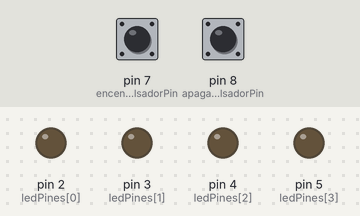
The sketch below on a simulated Arduino Uno, built with avr-gcc and run on an emulated ATmega328P. Parts: output pins drawn as LEDs (lit = HIGH). The inputs (shaded band) are chosen by the test bench; at power-on: pin 7 (encenderPulsadorPin) HIGH, pin 8 (apagarPulsadorPin) HIGH.

Above: at 1.2 s.
1.3 s: pin 7 (encenderPulsadorPin) pulled LOW for 0.15 s
At 3.6 s:
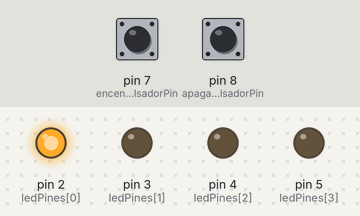
10.4 s: pin 8 (apagarPulsadorPin) pulled LOW for 3.2 s
At 12.1 s:
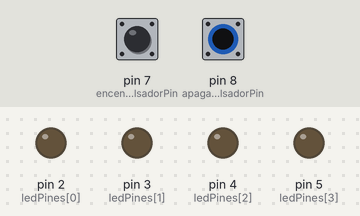
15.1 s: pin 7 (encenderPulsadorPin) pulled LOW for 1 s
At 21.0 s:
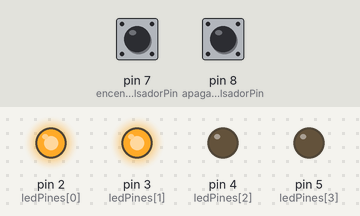
Timing chart, 0 to 26.7 s (numbered marks = the images above; inputs shaded):
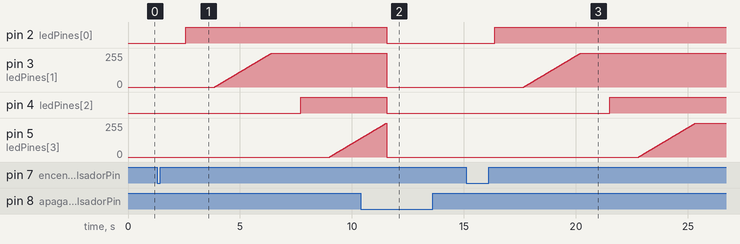

Measured:
- after the input at 1.3 s, pin 2 (ledPines[0]): LOW → HIGH after 1.3 s; pin 3 (ledPines[1]): moves from 0/255 to 255/255 over 2.5 s, starting after 2.6 s; pin 4 (ledPines[2]): LOW → HIGH after 6.4 s; pin 5 (ledPines[3]): moves from 0/255 to 140/255 over 1.4 s, starting after 7.7 s
- after the input at 10.4 s, pin 2 (ledPines[0]), pin 4 (ledPines[2]): HIGH → LOW after 1.2 s; pin 3 (ledPines[1]): 255/255 → 0/255 after 1.2 s
- after the input at 15.1 s, pin 2 (ledPines[0]): LOW → HIGH after 1.3 s; pin 3 (ledPines[1]): moves from 0/255 to 255/255 over 2.5 s, starting after 2.6 s; pin 4 (ledPines[2]): LOW → HIGH after 6.4 s; pin 5 (ledPines[3]): moves from 0/255 to 255/255 over 2.5 s, starting after 7.7 s

The sketch:

arranque_secuencial_con_luz_progresiva.ino.ino
```cpp
// Arranque Secuencial con luz progresiva de 4 leds.
// Autor: Oscar Núñez Mori. 23 Feb. 2024. Jaén-PERÚ
//
// Basado en OpenAI (2024, Feb 23). ChatGPT 3.5.
// [Arranque Secuencial con Luz Progresiva de 4 Leds]
// https://chat.openai.com/share/9775c2be-5fda-4c0a-a3e9-cbb5f5fe11a7


// Definir pines de los LEDs
const int ledPines[] = {2, 3, 4, 5};
const int numLeds = 4;

// Definir los pines de los pulsadores
const int encenderPulsadorPin = 7;
const int apagarPulsadorPin = 8;

// Variable para el estado de los LEDs
int estadoLeds[numLeds] = {0};

// Variables para el estado de los pulsadores
int estadoEncenderPulsadorAnterior = HIGH;
int estadoEncenderPulsadorActual = HIGH;
int estadoApagarPulsadorAnterior = HIGH;
int estadoApagarPulsadorActual = HIGH;

// Variable para controlar si todos los LEDs están encendidos
bool todosLedsEncendidos = false;

void setup() {
  // Configurar pines de LEDs como salidas
  for (int i = 0; i < numLeds; i++) {
    pinMode(ledPines[i], OUTPUT);
  }

  // Configurar pines de pulsadores como entradas
  pinMode(encenderPulsadorPin, INPUT);
  pinMode(apagarPulsadorPin, INPUT);

  // Apagar todos los LEDs al inicio
  for (int i = 0; i < numLeds; i++) {
    analogWrite(ledPines[i], 0);
  }
}

void loop() {
  // Leer el estado actual de los pulsadores
  estadoEncenderPulsadorActual = digitalRead(encenderPulsadorPin);
  estadoApagarPulsadorActual = digitalRead(apagarPulsadorPin);

  // Verificar si el pulsador de encendido ha sido presionado
  if (estadoEncenderPulsadorActual == LOW && estadoEncenderPulsadorAnterior == HIGH) {
    // Verificar si todos los LEDs están apagados
    if (!todosLedsEncendidos) {
      // Encender LEDs de manera secuencial y progresiva
      for (int i = 0; i < numLeds; i++) {
        for (int nivel = 0; nivel <= 255; nivel++) {
          analogWrite(ledPines[i], nivel);
          delay(10);
        }
      }

      // Marcar que todos los LEDs están encendidos
      todosLedsEncendidos = true;
    }
  }

  // Verificar si el pulsador de apagado ha sido presionado
  if (estadoApagarPulsadorActual == LOW && estadoApagarPulsadorAnterior == HIGH) {
    // Apagar todos los LEDs
    for (int i = 0; i < numLeds; i++) {
      analogWrite(ledPines[i], 0);
    }

    // Habilitar nuevamente el pulsador de arranque
    todosLedsEncendidos = false;
  }

  // Actualizar estado de los pulsadores
  estadoEncenderPulsadorAnterior = estadoEncenderPulsadorActual;
  estadoApagarPulsadorAnterior = estadoApagarPulsadorActual;
}
```
